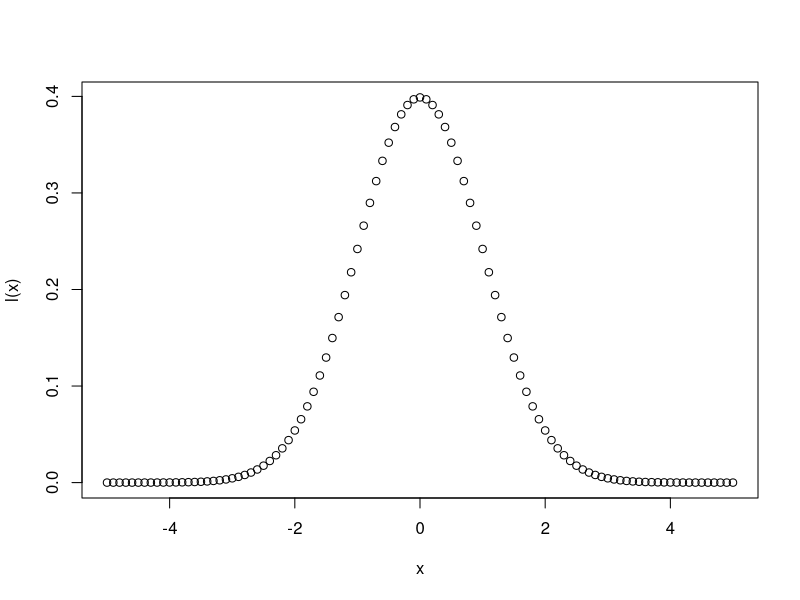
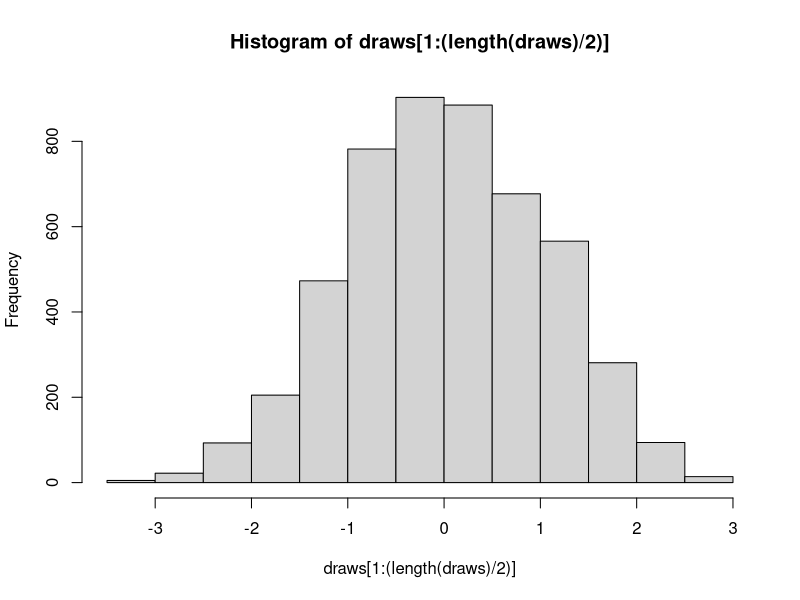
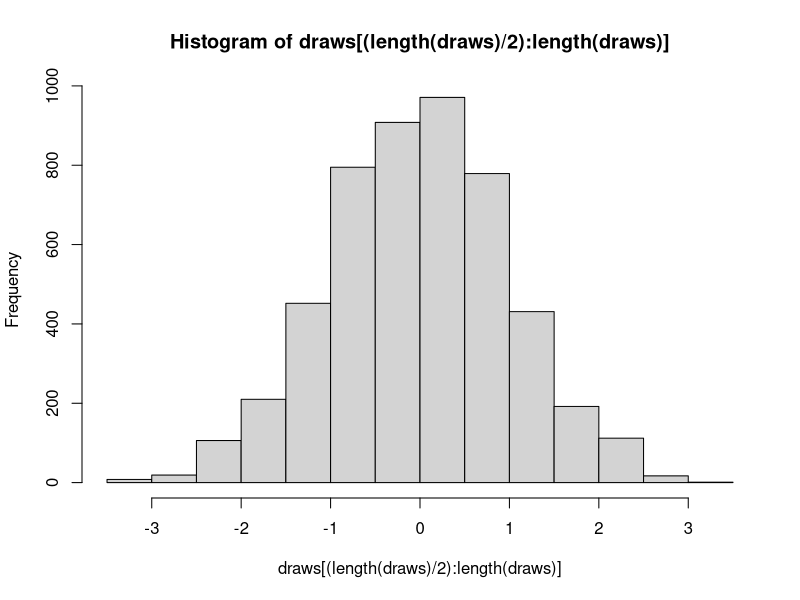
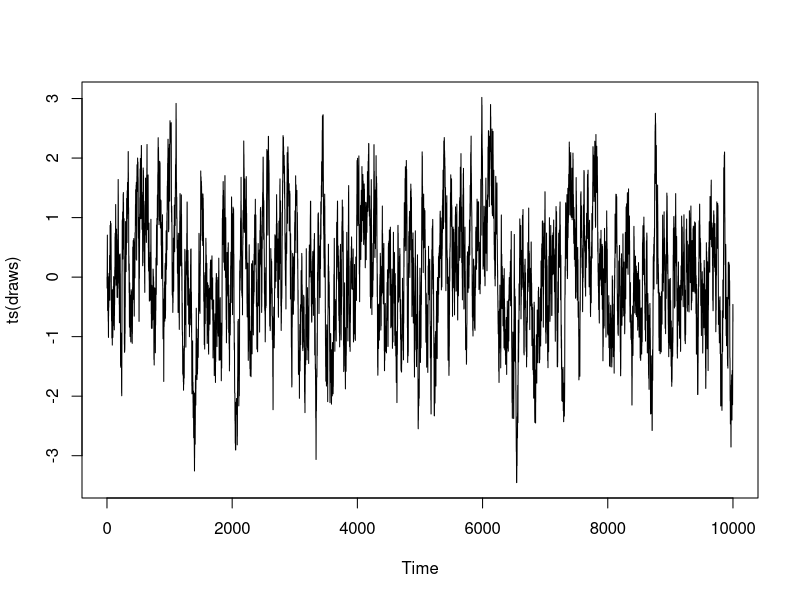

Here is the R script that generated these plots, in order: (Note: this script raises an error after producing the figures.)
# target kernel - trivial example. Want to draw from a normal
l <- function(x_i, sigma1 = 1, mu_1 = 0) 
  (1 / (sigma1 * sqrt(2 * pi))) * exp(-0.5 * ((x_i - mu_1) / sigma1)^2)

x <- seq(-5,5,.1)
plot(x, l(x))

metrop <- function(n, eps, l) {
  vec <- vector("numeric", n)
  x <- 0
  vec[0] <- x
  for (i in 2:n) {
    innovation <- runif(1, -eps, eps)
    candidate <- x + innovation
    accept_ratio <- l(candidate) / l(x)
    u <- runif(1, 0, 1)
    if(accept_ratio > u) x <- candidate
    vec[i] <- x
  }
  vec
}

draws <- metrop(10000, 0.5, l)

hist(draws[1:(length(draws) / 2)])
hist(draws[(length(draws) / 2):length(draws)])
plot(ts(draws))

data.frame(draws = draws) %>% 
  ggplot() + 
  geom_density(aes(x = draws))

plot(ts(draws[8000:8100]))
acf(draws)
qqnorm(draws)
